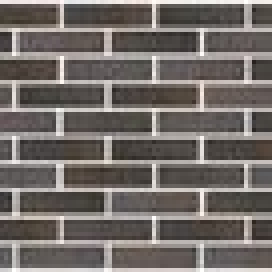
#> input picture img/catalog/cdot-evr-005.jpg, 68 x 68 px (shown 4 times larger)
$ python -i build_tile_images.py   (imports and definitions only)
#> lines starting #> are read from the running program, lines starting #| are printed output that depends on the picture
#> further down, picture is the input picture: PIL image 68x68 RGB; mean R, G, B 114, 107.7, 103.9
#!/usr/bin/env python3
# -*- coding: utf-8 -*-
"""Фото плитки → img/catalog/tile-*.jpg (+ галерея), обложки форм, герой, бордюры.

Каждому товару — до 3 кадров 640×480:
- чистая текстура (без водяного знака) → целиком + приближенный фрагмент;
- текстура со знаком по центру → верхняя и нижняя чистые полосы
  (знак занимает ~44–58% высоты, полосы 0–40% и 62–100% безопасны).
Главный кадр = tile-XXX.jpg (карточки), доп. кадры = tile-XXX-2/-3.jpg
(галерея на странице товара). Рендеры с логотипом на сайт не идут.
"""

import json
from pathlib import Path
from PIL import Image, ImageFilter, ImageOps

SRC = Path("/Users/dm/Desktop/фото/Тротурная плитка")
SITE = Path("/Users/dm/Desktop/сайт")
CAT = SITE / "img" / "catalog"
PLITKA = SITE / "img" / "plitka"
W, H = 1200, 900

# [2 lines not run here, left out]

# [1 line that did not run here, left out]


def save(img, dst, q=80):
    img.save(dst, "JPEG", quality=q, optimize=True, progressive=True)


def load(path):
    return ImageOps.exif_transpose(Image.open(path)).convert("RGB")


def sharpen(img, scale):
    """Лёгкий UnsharpMask после заметного апскейла: у полос-кропов мало
    пикселей, голая LANCZOS-растяжка даёт мыло."""
    if scale <= 1.15:
        return img
    return img.filter(ImageFilter.UnsharpMask(radius=2, percent=70, threshold=3))


# [10 lines left out: function band_crop, not called in this run]


def zoom_crop(img):
    """Приближенный фрагмент — деталь фактуры (верхняя левая треть кадра)."""
    w, h = img.size
#> w = 68; h = 68
    cw, ch = int(w * 0.58), int(w * 0.58 * 3 / 4)
#> cw = 39; ch = 29
    crop = img.crop((int(w * 0.04), int(h * 0.05),
                     int(w * 0.04) + cw, int(h * 0.05) + ch))
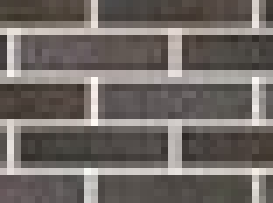
#> crop: PIL image 39x29 RGB (shown 7 times larger); mean R, G, B 111.7, 105.2, 101.2
    return sharpen(crop.resize((W, H), Image.LANCZOS), W / cw)
#> in sharpen, `return img.filter(ImageFilter.UnsharpMask(radius=2, percent=70, thresh..`:
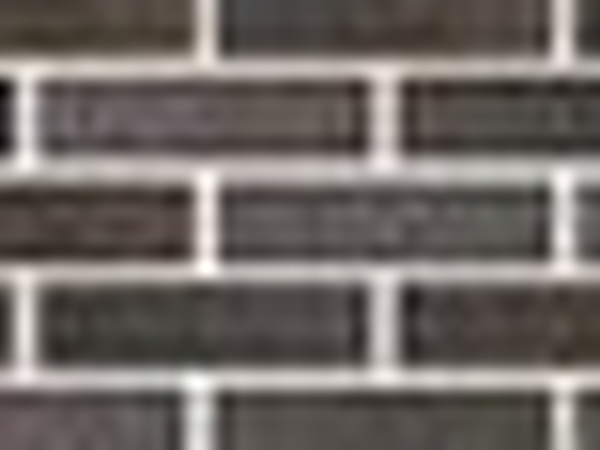
#> returned value: PIL image 1200x900 RGB (shown at 1/2 size); mean R, G, B 111.7, 105.2, 101.1


def cover_crop(path, w=W, h=H):
    return ImageOps.fit(load(path), (w, h), Image.LANCZOS)


# [103 lines left out: functions fit_on_white, product_shots, main, not called in this run]


# [2 lines not run here, left out]

>>> from PIL import Image
>>> picture = Image.open('../img/catalog/cdot-evr-005.jpg')
>>> result = zoom_crop(picture)
